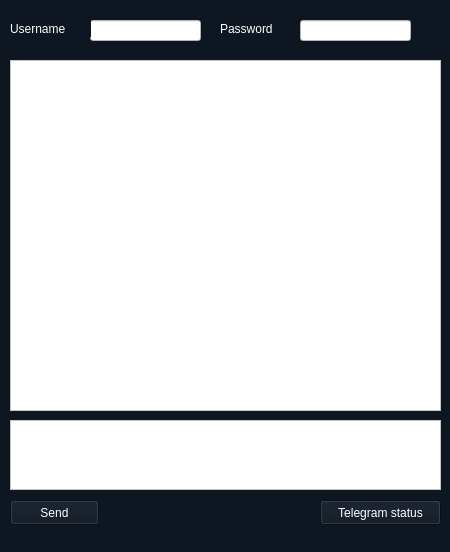
<?xml version="1.0" encoding="UTF-8"?>
<ui version="4.0">
 <class>MainWindow</class>
 <widget class="QMainWindow" name="MainWindow">
  <property name="geometry">
   <rect>
    <x>0</x>
    <y>0</y>
    <width>450</width>
    <height>552</height>
   </rect>
  </property>
  <property name="windowTitle">
   <string>Messenger</string>
  </property>
  <property name="styleSheet">
   <string notr="true">background-color: rgb(14, 22, 33);</string>
  </property>
  <widget class="QWidget" name="centralwidget">
   <widget class="QTextBrowser" name="textBrowser">
    <property name="geometry">
     <rect>
      <x>10</x>
      <y>60</y>
      <width>431</width>
      <height>351</height>
     </rect>
    </property>
    <property name="styleSheet">
     <string notr="true">background-color: rgb(255, 255, 255);</string>
    </property>
   </widget>
   <widget class="QTextEdit" name="textMessage">
    <property name="geometry">
     <rect>
      <x>10</x>
      <y>420</y>
      <width>431</width>
      <height>70</height>
     </rect>
    </property>
    <property name="styleSheet">
     <string notr="true">background-color: rgb(255, 255, 255);</string>
    </property>
   </widget>
   <widget class="QPushButton" name="pushButton">
    <property name="geometry">
     <rect>
      <x>10</x>
      <y>500</y>
      <width>89</width>
      <height>25</height>
     </rect>
    </property>
    <property name="styleSheet">
     <string notr="true">color: rgb(255, 255, 255);</string>
    </property>
    <property name="text">
     <string>Send</string>
    </property>
   </widget>
   <widget class="QLineEdit" name="lineUserName">
    <property name="geometry">
     <rect>
      <x>90</x>
      <y>20</y>
      <width>111</width>
      <height>21</height>
     </rect>
    </property>
    <property name="styleSheet">
     <string notr="true">background-color: rgb(255, 255, 255);</string>
    </property>
   </widget>
   <widget class="QLabel" name="label_2">
    <property name="geometry">
     <rect>
      <x>10</x>
      <y>20</y>
      <width>81</width>
      <height>17</height>
     </rect>
    </property>
    <property name="styleSheet">
     <string notr="true">color: rgb(255, 255, 255);</string>
    </property>
    <property name="text">
     <string>Username</string>
    </property>
   </widget>
   <widget class="QLabel" name="label_3">
    <property name="geometry">
     <rect>
      <x>220</x>
      <y>20</y>
      <width>71</width>
      <height>17</height>
     </rect>
    </property>
    <property name="styleSheet">
     <string notr="true">color: rgb(255, 255, 255);</string>
    </property>
    <property name="text">
     <string>Password</string>
    </property>
   </widget>
   <widget class="QLineEdit" name="linePassword">
    <property name="geometry">
     <rect>
      <x>300</x>
      <y>20</y>
      <width>111</width>
      <height>21</height>
     </rect>
    </property>
    <property name="styleSheet">
     <string notr="true">background-color: rgb(255, 255, 255);</string>
    </property>
   </widget>
   <widget class="QPushButton" name="TelegramStatus">
    <property name="geometry">
     <rect>
      <x>320</x>
      <y>500</y>
      <width>121</width>
      <height>25</height>
     </rect>
    </property>
    <property name="styleSheet">
     <string notr="true">color: rgb(255, 255, 255);</string>
    </property>
    <property name="text">
     <string>Telegram status</string>
    </property>
   </widget>
  </widget>
  <widget class="QStatusBar" name="statusbar"/>
 </widget>
 <resources/>
 <connections/>
</ui>
